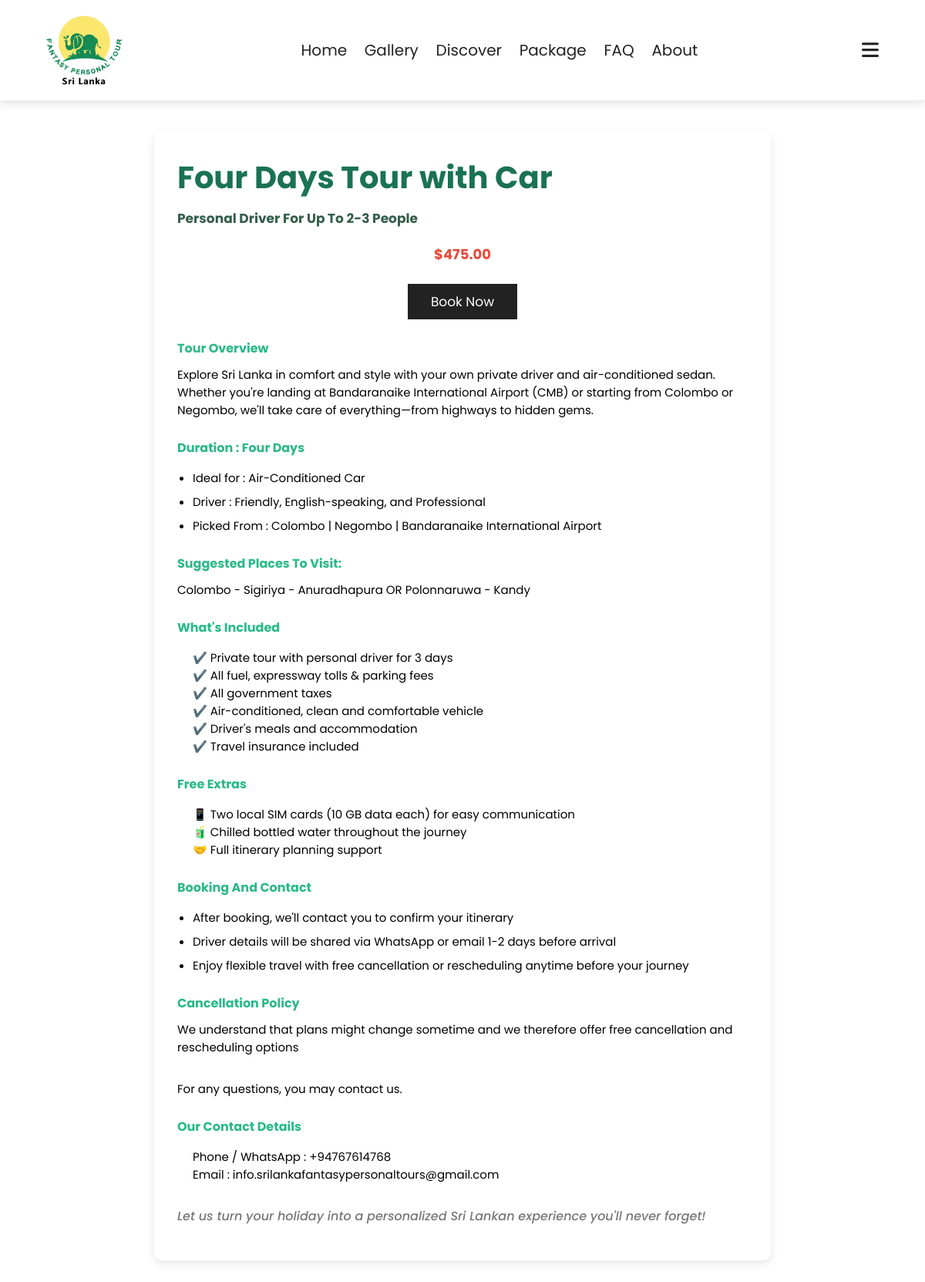
/package-details.php?id=1.02, run on the app's committed database.
### tables this page shows
CREATE TABLE tour_packages (
    id VARCHAR(10) PRIMARY KEY,
    vehicle_type VARCHAR(50),
    no_of_days VARCHAR(20),
    no_of_persons VARCHAR(20),
    price DECIMAL(10,2),
    suggest_places TEXT
);

### package-details.php (the view, shortened to what this page needs)
<?php
include 'config.php';
if (isset($_GET['id']) && is_numeric($_GET['id'])) {
    $id = $_GET['id'];
    $sql = "SELECT * FROM tour_packages WHERE id = $id";
    $result = $conn->query($sql);
    if ($result && $result->num_rows > 0) {
        $row = $result->fetch_assoc();
    } else {
        echo "<p>Package not found.</p>";
        exit;
    }
} else {
    echo "<p>No package selected.</p>";
    exit;
}
?>
<!DOCTYPE html>
<html lang="en">
<head>
    <link rel="stylesheet" href="https://cdn.jsdelivr.net/npm/swiper@11/swiper-bundle.min.css"/>
    <link rel="stylesheet" href="https://cdnjs.cloudflare.com/ajax/libs/font-awesome/6.7.2/css/all.min.css">
    <link rel="stylesheet" href="style.css">
</head>
<body>
<section class="header">
    <a href="home.php" class="logo">
        <img src="images/logo.jpg" alt="" class="logo-img">
    </a>
    <nav class="navbar">
        <a href="home.php">home</a>
        <a href="gallery.php">gallery</a>
        <a href="discover.php">discover</a>
        <a href="package.php">package</a>
        <a href="faq.php">FAQ</a>
        <a href="about.php">about</a>
    </nav>
    <div id="menu-btn" class="fas fa-bars"></div>
</section>
<div class="package-details">
  <h1><?= htmlspecialchars($row['no_of_days']) ?> Days Tour with <?= htmlspecialchars($row['vehicle_type']) ?></h1>
  <h2>Personal driver for up to <?= htmlspecialchars($row['no_of_persons']) ?> People</h2>
  <div class="centered-section">
    <h3 class="price">$<?= htmlspecialchars($row['price']) ?></h3>
    <div class="book-btn">
        <a href="book.php?vehicle_type=<?= urlencode($row['vehicle_type']) ?>&no_of_days=<?= urlencode($row['no_of_days']) ?>&price=<?= urlencode($row['price']) ?>" class="btn">Book now</a>
    </div>
  </div>
  <h3>Tour Overview</h3>
  <p>Explore Sri Lanka in comfort and style with your own private driver and air-conditioned sedan. Whether you're landing at Bandaranaike International Airport (CMB) or starting from Colombo or Negombo, we'll take care of everything—from highways to hidden gems. </p>
  <h3>Duration : <?= htmlspecialchars($row['no_of_days']) ?> days </h3>
  <p>
    <ul>
        <li> Ideal for : Air-Conditioned <?= htmlspecialchars($row['vehicle_type'])?> </li>
        <li> Driver : Friendly, English-speaking, and Professional </li>
        <li> Picked From : Colombo | Negombo | Bandaranaike International Airport</li>
    </ul>
  </p>
  <h3>Suggested places to visit:</h3>
  <p><?= nl2br(htmlspecialchars($row['suggest_places'])) ?></p>
  <h3>What's Included</h3>
  <p>
    <ul>
        ✔️ Private tour with personal driver for 3 days <br>
        ✔️ All fuel, expressway tolls & parking fees <br>
        ✔️ All government taxes <br>
        ✔️ Air-conditioned, clean and comfortable vehicle <br>
        ✔️ Driver's meals and accommodation <br>
        ✔️ Travel insurance included
    </ul>
  </p>
  <h3>Free Extras</h3>
  <p>
    <ul>
        📱 Two local SIM cards (10 GB data each) for easy communication <br>
        🧃 Chilled bottled water throughout the journey <br>
        🤝 Full itinerary planning support
    </ul>
  </p>
  <h3>Booking and Contact</h3>
  <p>
    <ul>
        <li>After booking, we'll contact you to confirm your itinerary </li>
        <li>Driver details will be shared via WhatsApp or email 1-2 days before arrival </li>
        <li>Enjoy flexible travel with free cancellation or rescheduling anytime before your journey </li>
    </ul>
  </p>
  <h3>Cancellation Policy</h3>
  <p>We understand that plans might change sometime and we therefore offer free cancellation and rescheduling options</p><br>
  <p>For any questions, you may contact us.</p>
  <h3>Our Contact Details</h3>
  <p>
    <ul>
        Phone / WhatsApp : +94767614768 <br>
        Email : info.srilankafantasypersonaltours@gmail.com
    </ul>
  </p>
  <p class="greeting">Let us turn your holiday into a personalized Sri Lankan experience you'll never forget! </p>
</div>
</body>
</html>

### style.css (style rules this page uses)
:root { --main-color : #51c9a1; --black: #222; --white: #fff; --light-black: #777777; --light-white:rgba(188, 202, 195, 0.6); --dark-bg: rgba(0, 0, 0, 0.7); --light-bg:#eee; --border:.1rem solid var(--black); --box-shadow:0 .5rem 1rem rgba(0,0,0,.1); --text-shadow:0 1.5rem 3rem rgba(0,0,0,.3); }
* { font-family: 'Poppins', sans-serif; margin: 0; padding: 0; box-sizing: border-box; outline: none; border: none; text-decoration: none; text-transform: capitalize; }
html { font-size: 62.5%; overflow-x: hidden; }
section { padding: 5rem 10%; }
.btn { display: inline-block; background: var(--black); margin-top: 1rem; color: var(--white); font-size: 1.7rem; padding: 1rem 3rem; cursor: pointer; }
.header { position: sticky; top: 0; left: 0; right: 0; z-index: 1000; background-color: var(--white); display: flex; padding-top: 2rem; padding-bottom: 2rem; box-shadow: var(--box-shadow); align-items: center; justify-content: space-between; }
.header .logo { font-size: 2.5rem; color: var(--black); }
.header .navbar a { font-size: 2rem; margin-left: 2rem; color: var(--black); }
#menu-btn { font-size: 2.5rem; cursor: pointer; color: var(--black); }
.logo { display: flex; align-items: center; font-weight: bold; font-size: 1.4rem; text-decoration: none; color: #333; gap: 0.8rem; }
.logo-img { height: 90px; width: auto; }
.package-details { max-width: 800px; margin: 40px auto; background-color: var(--white); padding: 30px; border-radius: 10px; box-shadow: 0 4px 12px rgba(0, 0, 0, 0.1); }
.package-details h1 { font-size: 4rem; color: #1a7255; margin-bottom: 10px; text-transform:none ; }
.package-details h2 { font-size: 1.7rem; color: #345e4a; margin-bottom: 20px; }
.package-details h3 { font-size: 1.6rem; color: #29b989; margin-top: 25px; margin-bottom: 10px; }
.package-details .price { font-size: 1.8rem; color: #e74c3c; margin: 15px 0; text-align: center; }
.package-details p, .package-details ul { font-size: 1.5rem; margin-bottom: 15px; text-transform: none; }
.package-details ul { padding-left: 20px; text-transform: none; }
.package-details ul li { margin-bottom: 8px; list-style-type: disc; text-transform: none; }
.package-details .centered-section { text-align: center; margin: 20px 0; }
.package-details .greeting { font-style: italic; font-weight: 500; font-size: 1.6rem; color:var(--light-black); margin-top: 30px; }
@media (max-width:1200px) { section { padding: 3rem 5%; } }

### data on the page
tour_packages: no_of_days "Four", vehicle_type "Car", no_of_persons "2-3", price "475.00", suggest_places "Colombo - Sigiriya - Anuradhapura OR Polonnaruwa - Kandy"
